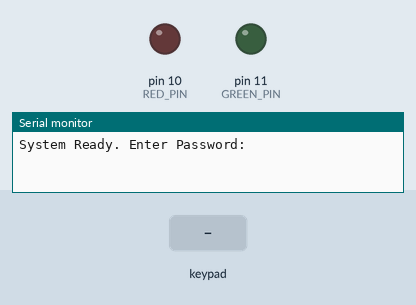
Recording of a sketch running on a simulated Arduino Uno, built with avr-gcc and run on an emulated ATmega328P. Shown: output pins drawn as LEDs (lit = HIGH), the last lines printed to the serial monitor. Dashed ring = blinking. The inputs (shaded band) are chosen by the test bench.

Above: at 1.2 s.
1.3 s: key '#' pressed
At 1.45 s:
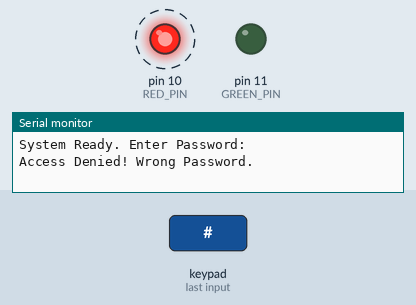
4.3 s: keypad keys 1 2 3 4 # pressed 0.4 s apart
At 6.8 s:
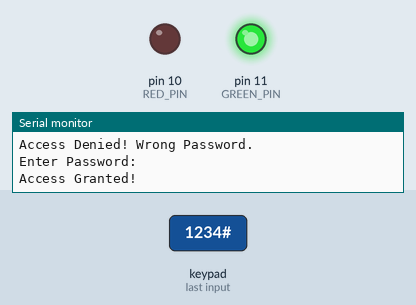
9.3 s: key '*' pressed
At 9.4 s:
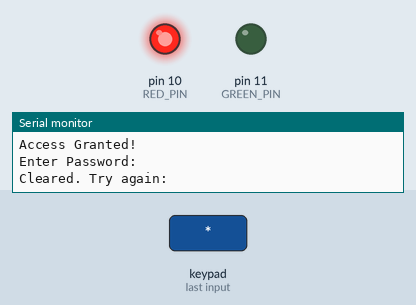
Timing chart, 0 to 12.3 s (numbered marks = the images above; inputs shaded):
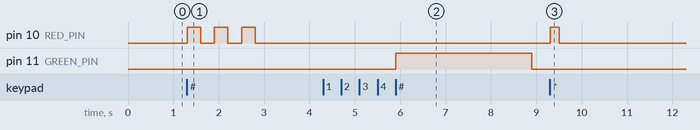

Measured:
- after the input at 1.3 s, pin 10 (RED_PIN): alternates HIGH for 0.30 s and LOW for 0.30 s, 6 changes in all, then stays LOW, starting at once
- after the input at 4.3 s, pin 11 (GREEN_PIN): LOW → HIGH after 1.6 s, → LOW 3.0 s later
- after the input at 9.3 s, pin 10 (RED_PIN): LOW → HIGH at once, → LOW 0.20 s later

The sketch:

KeyPad.ino
```cpp
#include <Keypad.h>

const byte ROWS = 4;
const byte COLS = 4;

// Define the symbols on the buttons of the keypads
char hexaKeys[ROWS][COLS] = {
  {'1', '2', '3', 'A'},
  {'4', '5', '6', 'B'},
  {'7', '8', '9', 'C'},
  {'*', '0', '#', 'D'}
};

// Connect to the row pinouts of the keypad
byte rowPins[ROWS] = {9, 8, 7, 6};
byte colPins[COLS] = {5, 4, 3, 2};


Keypad customKeypad = Keypad(makeKeymap(hexaKeys), rowPins, colPins, ROWS, COLS);
const int GREEN_PIN= 11;
const int RED_PIN = 10;
const String CORRECT_PASSWORD = "1234";
String eneteredPass = "";
void setup() {
  Serial.begin(9600);
  pinMode(GREEN_PIN, OUTPUT);
  pinMode(RED_PIN, OUTPUT);
  digitalWrite(GREEN_PIN, LOW);
  digitalWrite(RED_PIN, LOW);
  Serial.println("System Ready. Enter Password:");
}

void loop() {
  char customKey = customKeypad.getKey();
  if (customKey != NO_KEY) {
    if (customKey == '#') {
        checkPassword();
      }
     else if (customKey == '*') {
        eneteredPass = "";
        Serial.println("\nCleared. Try again:");
        flashLED(RED_PIN, 1, 200);
      } else{
        eneteredPass += customKey;

      }
  }
}
void checkPassword(){
  Serial.println();
  eneteredPass.trim();


  if (eneteredPass == CORRECT_PASSWORD) {
    Serial.println("Access Granted!");
    digitalWrite(GREEN_PIN, HIGH);
    digitalWrite(RED_PIN, LOW);
    delay(3000);
    digitalWrite(GREEN_PIN, LOW);
  }
  else {
    Serial.println("Access Denied! Wrong Password.");
    digitalWrite(GREEN_PIN, LOW);
    flashLED(RED_PIN, 3, 300);
  }

  eneteredPass = "";
  Serial.println("Enter Password:");
}


void flashLED(int pin, int time, int dur){
  for (int i = 0; i < time; i++) {
    digitalWrite(pin, HIGH);
    delay(dur);
    digitalWrite(pin, LOW);
    delay(dur);
  }
}
```
